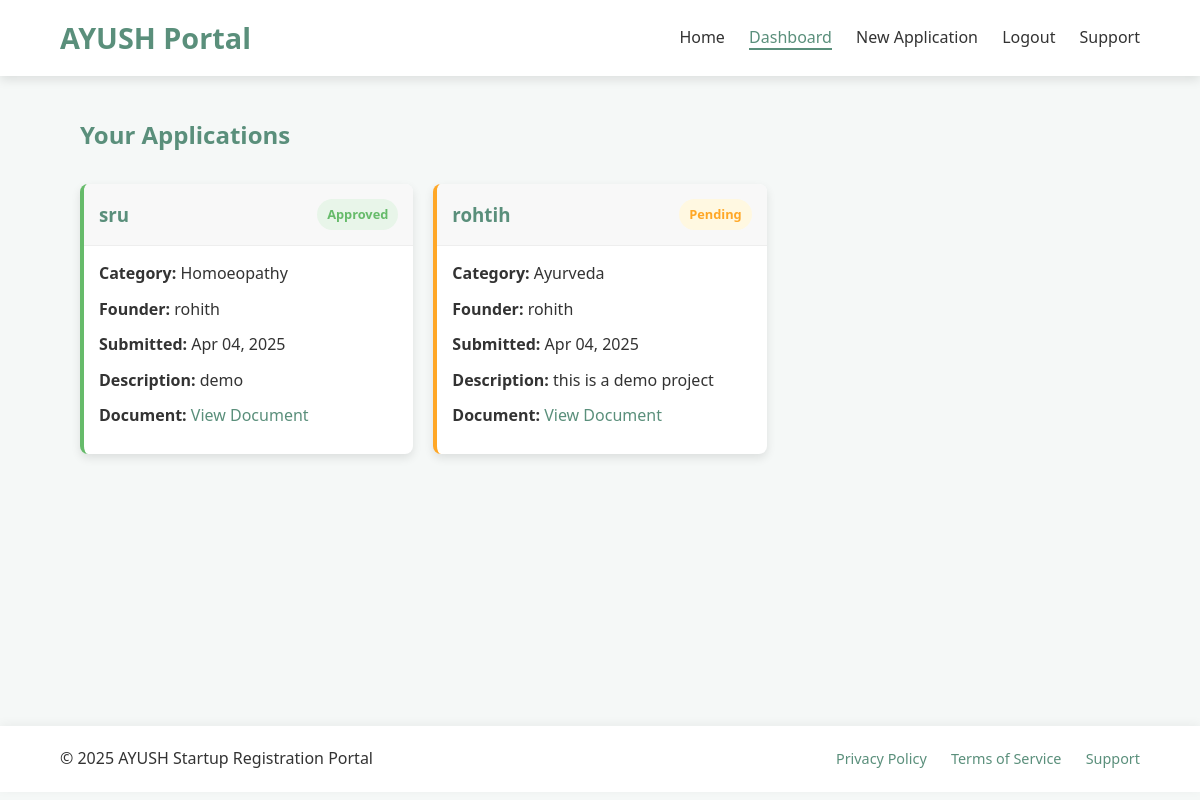
The page /dashboard/ (signed in) on the database its author committed.
### registration/models.py (models this page shows, shortened)
class StartupApplication(models.Model):
    CATEGORY_CHOICES = [
        ('ayurveda', 'Ayurveda'),
        ('yoga', 'Yoga & Naturopathy'),
        ('unani', 'Unani'),
        ('siddha', 'Siddha'),
        ('homeopathy', 'Homoeopathy'),
    ]
    STATUS_CHOICES = [
        ('pending', 'Pending'),
        ('approved', 'Approved'),
        ('rejected', 'Rejected'),
    ]
    user = models.ForeignKey(User, on_delete=models.CASCADE, related_name='applications')
    startup_name = models.CharField(max_length=100)
    category = models.CharField(max_length=20, choices=CATEGORY_CHOICES)
    founder_name = models.CharField(max_length=100)
    description = models.TextField()
    document = models.FileField(upload_to='documents/')
    status = models.CharField(max_length=20, choices=STATUS_CHOICES, default='pending')
    created_at = models.DateTimeField(auto_now_add=True)
    updated_at = models.DateTimeField(auto_now=True)

### registration/views.py (the view)
# urls.py: path('dashboard/', views.dashboard_view, name='dashboard'),
@login_required
def dashboard_view(request):
    applications = StartupApplication.objects.filter(user=request.user).order_by('-created_at')
    return render(request, 'registration.html', {
        'applications': applications,
        'section': 'dashboard'
    })

### registration/templates/registration.html (shortened to what this page needs)
<!DOCTYPE html>
<html lang="en">
<head>
    {% load static %}
    <link rel="stylesheet" href="{% static 'css/style.css' %}">
</head>
<body>
    <nav class="navbar">
        <div class="logo">
            <h1>AYUSH Portal</h1>
        </div>
        <div class="nav-links">
            <a href="{% url 'home' %}" class="{% if section == 'home' %}active{% endif %}">Home</a>
            {% if user.is_authenticated %}
                <a href="{% url 'dashboard' %}" class="{% if section == 'dashboard' %}active{% endif %}">Dashboard</a>
                <a href="{% url 'application' %}" class="{% if section == 'application' %}active{% endif %}">New Application</a>
                <a href="{% url 'logout' %}">Logout</a>
            {% else %}
                <a href="{% url 'login' %}" class="{% if section == 'login' %}active{% endif %}">Login</a>
                <a href="{% url 'register' %}" class="{% if section == 'register' %}active{% endif %}">Register</a>
            {% endif %}
            <a href="{% url 'faq' %}" class="{% if section == 'faq' %}active{% endif %}">Support</a>
        </div>
    </nav>
    <div class="container">
        {% if section == 'home' %}
            <div class="home-section">
                <h1>Welcome to AYUSH Startup Registration Portal</h1>
                <div class="features">
                    <div class="feature">
                        <h3>Ayurveda</h3>
                        <p>Traditional Indian system of medicine</p>
                    </div>
                    <div class="feature">
                        <h3>Yoga & Naturopathy</h3>
                        <p>Mind-body practices for wellness</p>
                    </div>
                    <div class="feature">
                        <h3>Unani</h3>
                        <p>Traditional Greco-Arabic system of medicine</p>
                    </div>
                    <div class="feature">
                        <h3>Siddha</h3>
                        <p>Ancient Tamil system of medicine</p>
                    </div>
                    <div class="feature">
                        <h3>Homoeopathy</h3>
                        <p>Medical system based on "like cures like"</p>
                    </div>
                </div>
                <div class="cta">
                    <p>Register your AYUSH startup today and join the growing ecosystem!</p>
                    {% if user.is_authenticated %}
                        <a href="{% url 'application' %}" class="btn primary">Apply Now</a>
                    {% else %}
                        <a href="{% url 'register' %}" class="btn primary">Register</a>
                    {% endif %}
                </div>
            </div>
        {% elif section == 'dashboard' %}
            <div class="dashboard-section">
                <h2>Your Applications</h2>
                {% if applications %}
                    <div class="applications">
                        {% for app in applications %}
                            <div class="application-card" id="app-{{ app.id }}">
                                <div class="app-header">
                                    <h3>{{ app.startup_name }}</h3>
                                    <span class="status {{ app.status }}">{{ app.status|title }}</span>
                                </div>
                                <div class="app-details">
                                    <p><strong>Category:</strong> {{ app.get_category_display }}</p>
                                    <p><strong>Founder:</strong> {{ app.founder_name }}</p>
                                    <p><strong>Submitted:</strong> {{ app.created_at|date:"M d, Y" }}</p>
                                    <p><strong>Description:</strong> {{ app.description|truncatewords:20 }}</p>
                                    {% if app.document %}
                                        <p><strong>Document:</strong> <a href="{{ app.document.url }}" target="_blank">View Document</a></p>
                                    {% endif %}
                                </div>
                            </div>
                        {% endfor %}
                    </div>
                {% else %}
                    <div class="no-applications">
                        <p>You haven't submitted any applications yet.</p>
                        <a href="{% url 'application' %}" class="btn primary">Submit New Application</a>
                    </div>
                {% endif %}
            </div>
        {% endif %}
    </div>
    <footer>
        <div class="footer-content">
            <p>&copy; 2025 AYUSH Startup Registration Portal</p>
            <div class="footer-links">
                <a href="#">Privacy Policy</a>
                <a href="#">Terms of Service</a>
                <a href="{% url 'faq' %}">Support</a>
            </div>
        </div>
    </footer>
</body>
</html>

### static/css/style.css (style rules this page uses)
:root { --primary-color: #5a8f7b; --secondary-color: #f8b195; --accent-color: #f67280; --light-color: #f9f9f9; --dark-color: #333; --success-color: #66bb6a; --warning-color: #ffa726; --error-color: #ef5350; --border-radius: 8px; --box-shadow: 0 4px 10px rgba(0, 0, 0, 0.1); --transition: all 0.3s ease; }
* { margin: 0; padding: 0; box-sizing: border-box; }
body { font-family: 'Segoe UI', Tahoma, Geneva, Verdana, sans-serif; line-height: 1.6; color: var(--dark-color); background-color: #f5f8f7; }
a { text-decoration: none; color: var(--primary-color); transition: var(--transition); }
.container { width: 90%; max-width: 1200px; margin: 0 auto; padding: 40px 20px; min-height: calc(100vh - 150px); }
.navbar { display: flex; justify-content: space-between; align-items: center; padding: 15px 5%; background-color: white; box-shadow: var(--box-shadow); }
.logo h1 { color: var(--primary-color); font-size: 1.8rem; }
.nav-links a { margin-left: 20px; font-weight: 500; color: var(--dark-color); }
.nav-links a.active { color: var(--primary-color); border-bottom: 2px solid var(--primary-color); }
.dashboard-section h2 { margin-bottom: 30px; color: var(--primary-color); }
.applications { display: grid; grid-template-columns: repeat(auto-fill, minmax(300px, 1fr)); gap: 20px; }
.application-card { background-color: white; border-radius: var(--border-radius); box-shadow: var(--box-shadow); overflow: hidden; transition: var(--transition); }
.app-header { display: flex; justify-content: space-between; align-items: center; padding: 15px; background-color: #f8f8f8; border-bottom: 1px solid #eee; }
.app-header h3 { color: var(--primary-color); }
.status { padding: 5px 10px; border-radius: 20px; font-size: 0.8rem; font-weight: 600; }
.status.pending { background-color: #fff8e1; color: var(--warning-color); }
.status.approved { background-color: #e8f5e9; color: var(--success-color); }
.app-details { padding: 15px; }
.app-details p { margin-bottom: 10px; }
footer { background-color: white; box-shadow: 0 -2px 10px rgba(0, 0, 0, 0.05); padding: 20px 5%; }
.footer-content { display: flex; justify-content: space-between; align-items: center; max-width: 1200px; margin: 0 auto; }
.footer-links a { margin-left: 20px; font-size: 0.9rem; }

### rows shown on the page
StartupApplication: startup_name "sru", status "Approved", category "Homoeopathy", founder_name "rohith", created_at "Apr 04, 2025", description "demo"
StartupApplication: startup_name "rohtih", status "Pending", category "Ayurveda", founder_name "rohith", created_at "Apr 04, 2025", description "this is a demo project"
